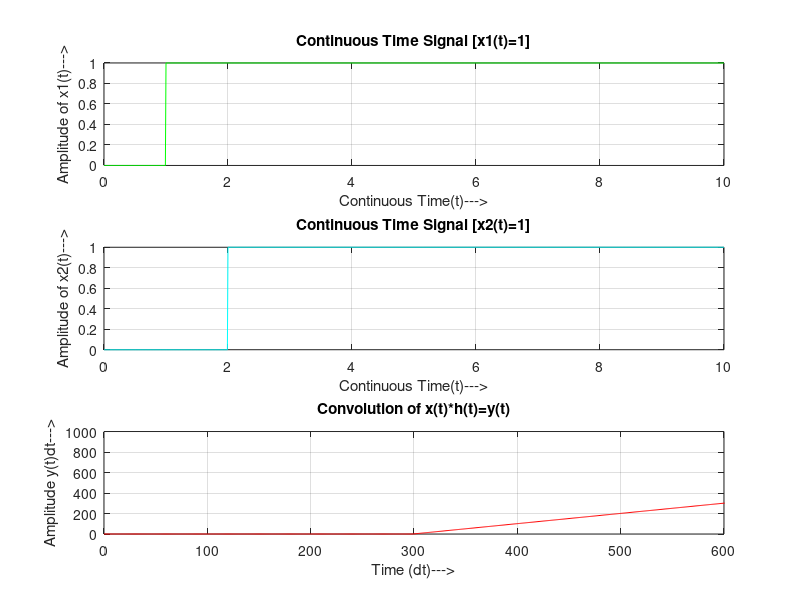

The MATLAB source for this figure:
% LINEAR CONVOLUTION_2
t_min=0;
t_max=10;
t=t_min:0.01:t_max;
x1=1.*(t>=1&t<=10);
x2=1.*(t>=2&t<=10);
subplot(3,1,1);
plot(t,x1,'g');
xlabel('Continuous Time(t)--->');
ylabel('Amplitude of x1(t)--->');
title('Continuous Time Signal [x1(t)=1]');
grid on;
subplot(3,1,2);
plot(t,x2,'c');
xlabel('Continuous Time(t)--->');
ylabel('Amplitude of x2(t)--->');
title('Continuous Time Signal [x2(t)=1]');
grid on;
y=conv(x1,x2);
n1=length(y);
t1=0:1:(n1-1);
subplot(3,1,3);
plot(t1,y,'r');
xlim([0 600]);
xlabel('Time (dt)--->');
ylabel('Amplitude y(t)dt--->');
title('Convolution of x(t)*h(t)=y(t)');
grid on;
